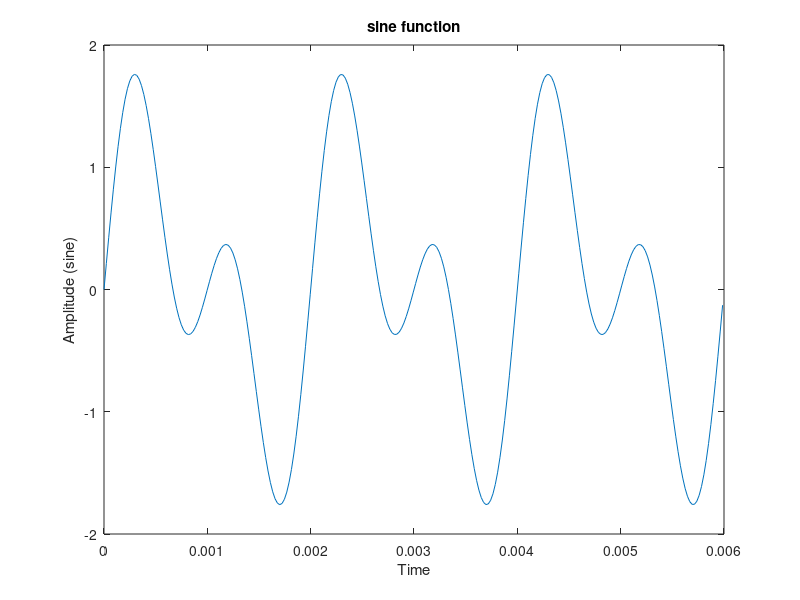

MATLAB code for this plot:
f0 = 500;
phi = [0;-pi/2;-pi;pi/2];
t = @(tmax,fs) 0:1/fs:tmax;
t = t(3/f0,44100);
k_1 = sin(2*pi*f0*t+phi(1));
f1 = 500*2;
k_2 = k_1 + sin(2*pi*f1*t+phi(1))
figure(1)
plot(t,k_2);
xlabel('Time');
ylabel('Amplitude (sine)');
title('sine function');
